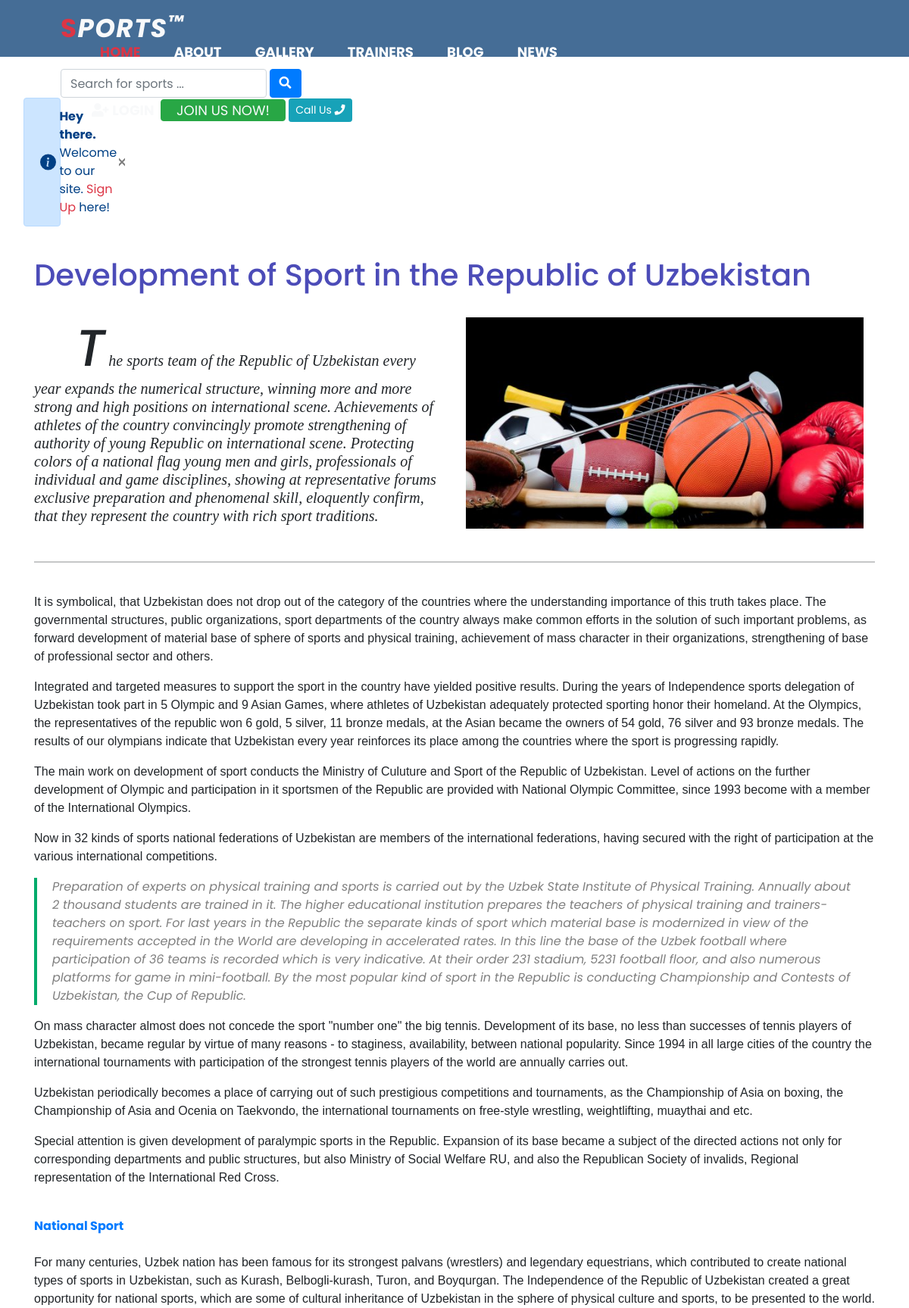
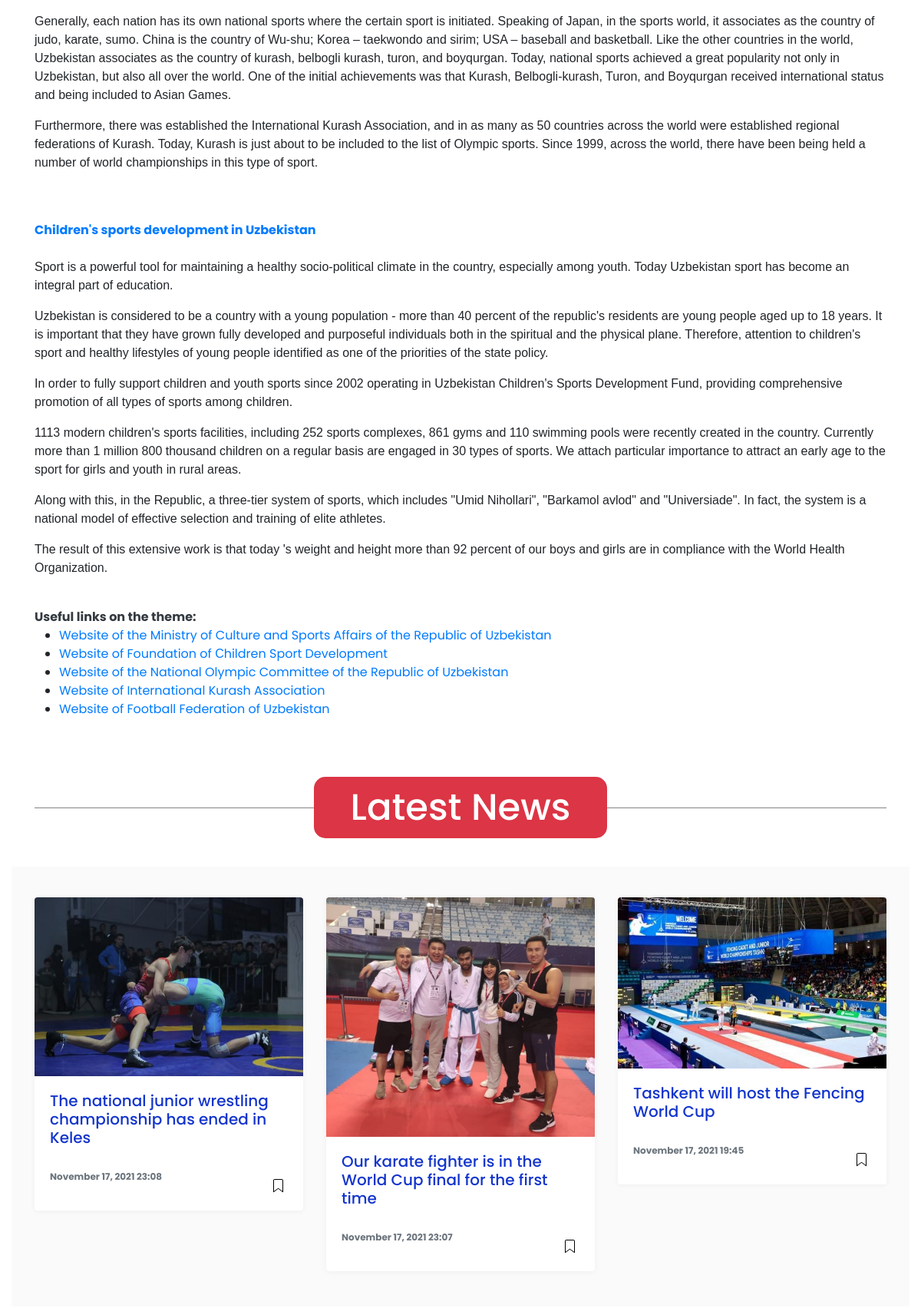
The page /about/ (upper part) on the database its author committed (2 pictures, top to bottom).
### sport/models.py (models this page shows, shortened)
class News(models.Model):
    user = models.ForeignKey(User, on_delete=models.CASCADE, null=True)
    title = models.CharField(max_length=500)
    extra_desc = models.TextField(blank=True, null=True)
    image = models.ImageField(upload_to='news', blank=True, null=True)
    desc = models.TextField()
    date_posted = models.DateTimeField(default=timezone.now)
    views = models.IntegerField(default=0)
    class Meta:
        verbose_name = 'New'
        verbose_name_plural = 'News'

### sport/views.py (the view)
# urls.py: path('about/', views.about, name='about'),
def about(request):
    news_about = News.objects.all().order_by('-date_posted')[:3]
    return render(request, 'about.html', {'news_about': news_about})

### templates/about.html (shortened to what this page needs)
{% extends 'base.html' %}
{% load static %}
{% block content %}
<br>
<div class="container">
    <h1 id="heade" class="font-effect-shadow-multiple">Development of Sport in the Republic of Uzbekistan</h1><br>
    <div class="clearfix">
        <img src="{% static 'images/sport_1.jpg' %}" class="col-md-6 float-md-end mb-3 ms-md-3" alt="About Images">
        <i>
          <h5 style='text-indent: 55px; font-family: serif;'>
            <span style="font-size: 340%;">T</span> he sports team of the Republic of Uzbekistan every year expands the numerical structure, winning more and more strong and high positions on international scene. Achievements of athletes of the country convincingly promote strengthening of authority of
            young Republic on international scene. Protecting colors of a national flag young men and girls, professionals of individual and game disciplines, showing at representative forums exclusive preparation and phenomenal skill, eloquently confirm,
            that they represent the country with rich sport traditions.
          </h5>
        </i><br><hr><br>
        <p style='font-family: Arial, Helvetica, sans-serif;'>
            It is symbolical, that Uzbekistan does not drop out of the category of the countries where the understanding importance of this truth takes place. The governmental structures, public organizations, sport departments of the country always make common efforts
            in the solution of such important problems, as forward development of material base of sphere of sports and physical training, achievement of mass character in their organizations, strengthening of base of professional sector and others.
        </p>
        <p style='font-family: Arial, Helvetica, sans-serif;'>
            Integrated and targeted measures to support the sport in the country have yielded positive results. During the years of Independence sports delegation of Uzbekistan took part in 5 Olympic and 9 Asian Games, where athletes of Uzbekistan adequately protected
            sporting honor their homeland. At the Olympics, the representatives of the republic won 6 gold, 5 silver, 11 bronze medals, at the Asian became the owners of 54 gold, 76 silver and 93 bronze medals. The results of our olympians indicate that
            Uzbekistan every year reinforces its place among the countries where the sport is progressing rapidly.
        </p>
        <p style='font-family: Arial, Helvetica, sans-serif;'>
            The main work on development of sport conducts the Ministry of Culuture and Sport of the Republic of Uzbekistan. Level of actions on the further development of Olympic and participation in it sportsmen of the Republic are provided with National Olympic
            Committee, since 1993 become with a member of the International Olympics.
        </p>
        <p style='font-family: Arial, Helvetica, sans-serif;'>
            Now in 32 kinds of sports national federations of Uzbekistan are members of the international federations, having secured with the right of participation at the various international competitions.
        </p>
        <blockquote>
            Preparation of experts on physical training and sports is carried out by the Uzbek State Institute of Physical Training. Annually about 2 thousand students are trained in it. The higher educational institution prepares the teachers of physical training
            and trainers-teachers on sport. For last years in the Republic the separate kinds of sport which material base is modernized in view of the requirements accepted in the World are developing in accelerated rates. In this line the base of the
            Uzbek football where participation of 36 teams is recorded which is very indicative. At their order 231 stadium, 5231 football floor, and also numerous platforms for game in mini-football. By the most popular kind of sport in the Republic
            is conducting Championship and Contests of Uzbekistan, the Cup of Republic.
        </blockquote>
        <p style='font-family: Arial, Helvetica, sans-serif;'>
            On mass character almost does not concede the sport "number one" the big tennis. Development of its base, no less than successes of tennis players of Uzbekistan, became regular by virtue of many reasons - to staginess, availability, between national popularity.
            Since 1994 in all large cities of the country the international tournaments with participation of the strongest tennis players of the world are annually carries out.
        </p>
        <p style='font-family: Arial, Helvetica, sans-serif;'>
            Uzbekistan periodically becomes a place of carrying out of such prestigious competitions and tournaments, as the Championship of Asia on boxing, the Championship of Asia and Ocenia on Taekvondo, the international tournaments on free-style wrestling, weightlifting,
            muaythai and etc.
        </p>
        <p style='font-family: Arial, Helvetica, sans-serif;'>
            Special attention is given development of paralympic sports in the Republic. Expansion of its base became a subject of the directed actions not only for corresponding departments and public structures, but also Ministry of Social Welfare RU, and also
            the Republican Society of invalids, Regional representation of the International Red Cross.
        </p>
        <br>
        <b class="text-primary">National Sport</b><br><br>
        <p style='font-family: Arial, Helvetica, sans-serif;'>
            For many centuries, Uzbek nation has been famous for its strongest palvans (wrestlers) and legendary equestrians, which contributed to create national types of sports in Uzbekistan, such as Kurash, Belbogli-kurash, Turon, and Boyqurgan. The Independence
            of the Republic of Uzbekistan created a great opportunity for national sports, which are some of cultural inheritance of Uzbekistan in the sphere of physical culture and sports, to be presented to the world.
        </p>
        <p style='font-family: Arial, Helvetica, sans-serif;'>
            Generally, each nation has its own national sports where the certain sport is initiated. Speaking of Japan, in the sports world, it associates as the country of judo, karate, sumo. China is the country of Wu-shu; Korea – taekwondo and sirim; USA – baseball
            and basketball. Like the other countries in the world, Uzbekistan associates as the country of kurash, belbogli kurash, turon, and boyqurgan. Today, national sports achieved a great popularity not only in Uzbekistan, but also all over the
            world. One of the initial achievements was that Kurash, Belbogli-kurash, Turon, and Boyqurgan received international status and being included to Asian Games.
        </p>
        <p style='font-family: Arial, Helvetica, sans-serif;'>
            Furthermore, there was established the International Kurash Association, and in as many as 50 countries across the world were established regional federations of Kurash. Today, Kurash is just about to be included to the list of Olympic sports. Since 1999,
            across the world, there have been being held a number of world championships in this type of sport.
        </p><br><br>
        <b class="text-primary">Children's sports development in Uzbekistan</b><br><br>
        <p style='font-family: Arial, Helvetica, sans-serif;'>
            Sport is a powerful tool for maintaining a healthy socio-political climate in the country, especially among youth. Today Uzbekistan sport has become an integral part of education.
        </p>
        <p style='font-family: Arial, Helvetica, sans-serif;'>
            Uzbekistan is considered to be a country with a young population - more than 40 percent of the republic's residents are young people aged up to 18 years. It is important that they have grown fully developed and purposeful individuals both in the spiritual
            and the physical plane. Therefore, attention to children's sport and healthy lifestyles of young people identified as one of the priorities of the state policy.
        </p>
        <p style='font-family: Arial, Helvetica, sans-serif;'>
            In order to fully support children and youth sports since 2002 operating in Uzbekistan Children's Sports Development Fund, providing comprehensive promotion of all types of sports among children.
        </p>
        <p style='font-family: Arial, Helvetica, sans-serif;'>
            1113 modern children's sports facilities, including 252 sports complexes, 861 gyms and 110 swimming pools were recently created in the country. Currently more than 1 million 800 thousand children on a regular basis are engaged in 30 types of sports. We
            attach particular importance to attract an early age to the sport for girls and youth in rural areas.
        </p>
        <p style='font-family: Arial, Helvetica, sans-serif;'>
            Along with this, in the Republic, a three-tier system of sports, which includes "Umid Nihollari", "Barkamol avlod" and "Universiade". In fact, the system is a national model of effective selection and training of elite athletes.
        </p>
        <p style='font-family: Arial, Helvetica, sans-serif;'>
            The result of this extensive work is that today 's weight and height more than 92 percent of our boys and girls are in compliance with the World Health Organization.
        </p><br>
        <strong class="text-dark">Useful links on the theme:</strong><br>
        <ul>
            <li><a href="http://ich.uz/en/ich-of-uzbekistan/ich-organizations/96-ministry-of-culture" class="text-primary">Website of the Ministry of Culture and Sports Affairs of the Republic of Uzbekistan</a></li>
            <li><a href="http://bolalarsporti.uz/eng/" class="text-primary">Website of Foundation of Сhildren Sport Development</a></li>
            <li>
                <a href="http://olympic.uz/en/" class="text-primary">Website of the National Olympic Committee of the Republic of Uzbekistan</a>
            </li>
            <li>
                <a href="http://kurash-ika.org/en/" class="text-primary">Website of International Kurash Association</a>
            </li>
            <li>
                <a href="http://www.the-uff.com/ru/" class="text-primary">Website of Football Federation of Uzbekistan</a>
            </li>
        </ul>
    </div>
</div><br><br><br>
<div class="container">
    <h1 class="heading"><span class="bg-danger" style="border-radius: 15px;">Latest News</span></h1>
</div>
<div class="graybg">
    <div class="container">
        <div class="row listrecent listrelated">
            {% for page_about in news_about %}
            <div class="col-md-4">
                <div class="card">
                    <a href="{% url 'news' %}">
                        <img class="img-fluid img-thumb" src="{{page_about.image.url}}">
                    </a>
                    <div class="card-block">
                        <h5 class="card-title"><a href="{% url 'news' %}" style="text-decoration: none; color: rgb(19, 53, 204);">{{page_about.title}}</a></h5>
                        <div class="metafooter">
                          <div class="wrapfooter">
                            <span class="author-meta">
                              <b class="text-secondary">{{page_about.date_posted | date:"F d, Y H:i"}}</b>
                            </span>
                            <span class="post-read-more"><a href="{% url 'news' %}" title="Read Story"></a></span>
                          </div>
                        </div>
                    </div>
                </div>
            </div>
            {% endfor %}
        </div>
    </div>
</div>
{% endblock content %}

### static/css/style.css (style rules this page uses)
* { margin: 0px; padding: 0px; box-sizing: border-box; font-family: 'Poppins', sans-serif; }
.heading { text-align: center; margin-bottom: 3rem; position: relative; }
.heading::before { content: ''; position: absolute; top: 50%; left: 0; transform: translateY(-50%); width: 100%; height: .01rem; background: gray; z-index: -1; }
.heading span { font-size: 3rem; padding: .4rem 3rem; color: var(--white); background: skyblue; border: var(--border); }
body { min-height: 100vh; background: #fafafa; }

### static/index.css (style rules this page uses)
blockquote { border-left: 4px solid #00ab6b; padding: 0 20px; font-style: italic; color: rgba(0, 0, 0, .5); }
#heade { color: rgb(76, 76, 184); }
.graybg { background-color: #fafafa; padding: 40px 0 46px; position: relative; }
.listrelated .card { box-shadow: 0 1px 7px rgba(0, 0, 0, .05); border: 0; }
.card { border-radius: 4px; }
.card .img-thumb { border-top-right-radius: 4px; border-top-left-radius: 4px; }

### static/css/mediumish.css (style rules this page uses)
.listrecent .wrapfooter { font-size: 12px; margin-top: 30px; }
.author-meta { flex: 1 1 auto; white-space: nowrap!important; text-overflow: ellipsis!important; overflow: hidden!important; }
span.post-name, span.post-date, span.author-meta { display: inline-block; }
span.post-read-more { align-items: center; display: inline-block; float: right; margin-top: 8px; }

### rows shown on the page
News: image (picture), title "The national junior wrestling championship has ended in Keles", date_posted "November 17, 2021 23:08"
News: image (picture), title "Our karate fighter is in the World Cup final for the first time", date_posted "November 17, 2021 23:07"
News: image (picture), title "Tashkent will host the Fencing World Cup", date_posted "November 17, 2021 19:45"
